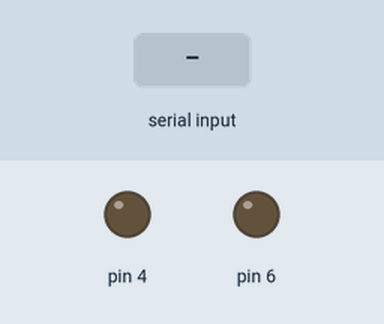
This sketch was run on a simulated Arduino Uno, built with avr-gcc and run on an emulated ATmega328P. Shown: output pins drawn as LEDs (lit = HIGH). The inputs (shaded band) are chosen by the test bench.

Above: at 1.2 s.
1.3 s: "1" received over Serial
At 1.8 s:
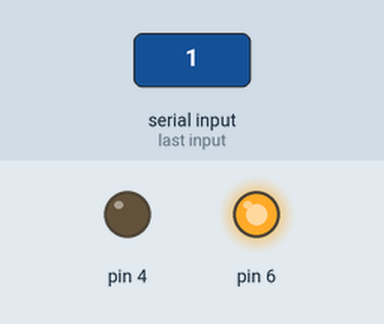
2.8 s: "0" received over Serial
At 4.1 s:
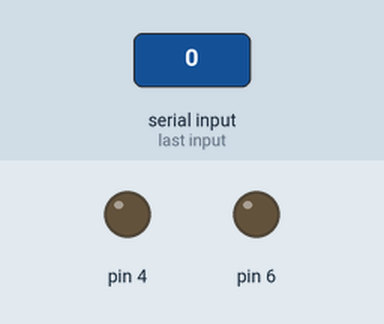
Timing chart, 0 to 5.8 s (numbered marks = the images above; inputs shaded):
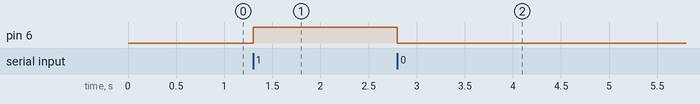

The sketch:

arduino_run_py_command.ino
```cpp
int incoming_data{0};

void setup()
{
  Serial.begin(9600);
  pinMode(6, OUTPUT);
  pinMode(4, OUTPUT);
  while(!Serial);
}

void loop()
{
  while(Serial.available())
  {
    incoming_data = Serial.read();
    if (incoming_data == '1')
    {
      digitalWrite(6, HIGH);
    }
    if (incoming_data == '0')
    {
      digitalWrite(6, LOW);
    }

  }
}
```

Measured:
- after the input at 1.3 s, pin 6: LOW → HIGH at once
- after the input at 2.8 s, pin 6: HIGH → LOW at once
